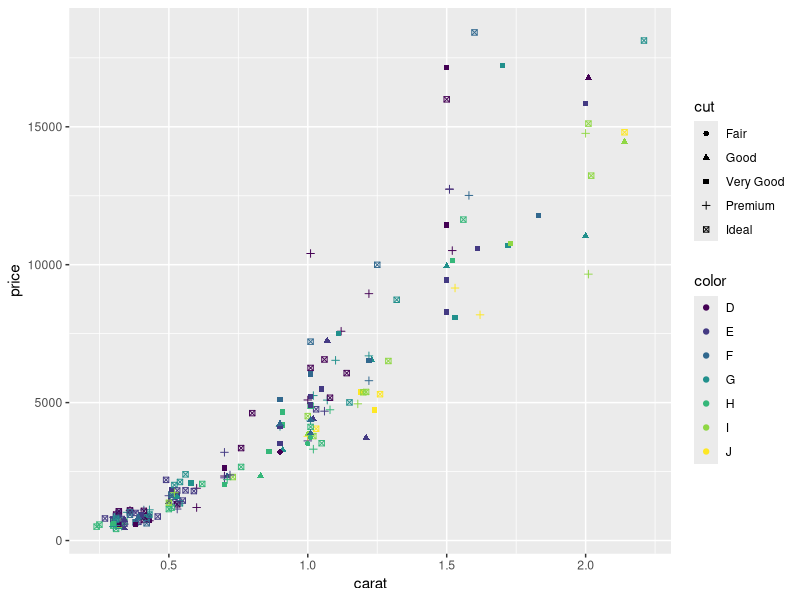
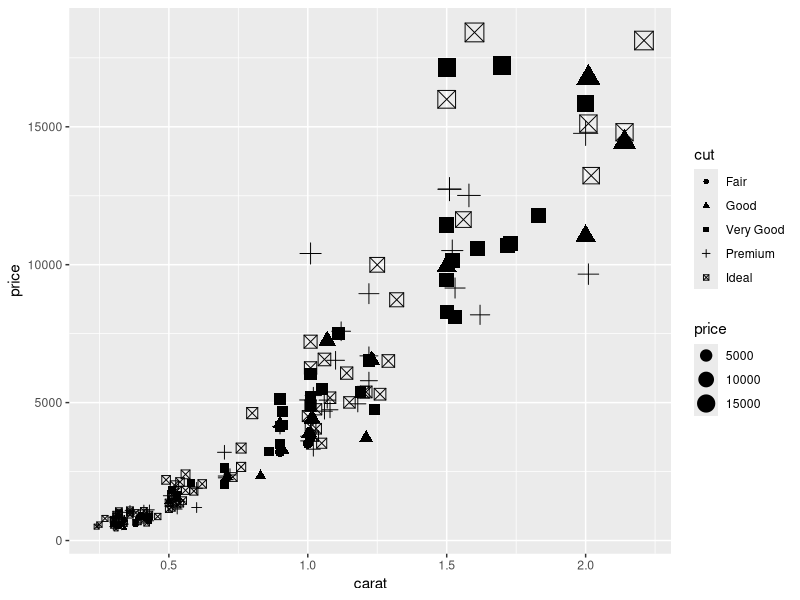
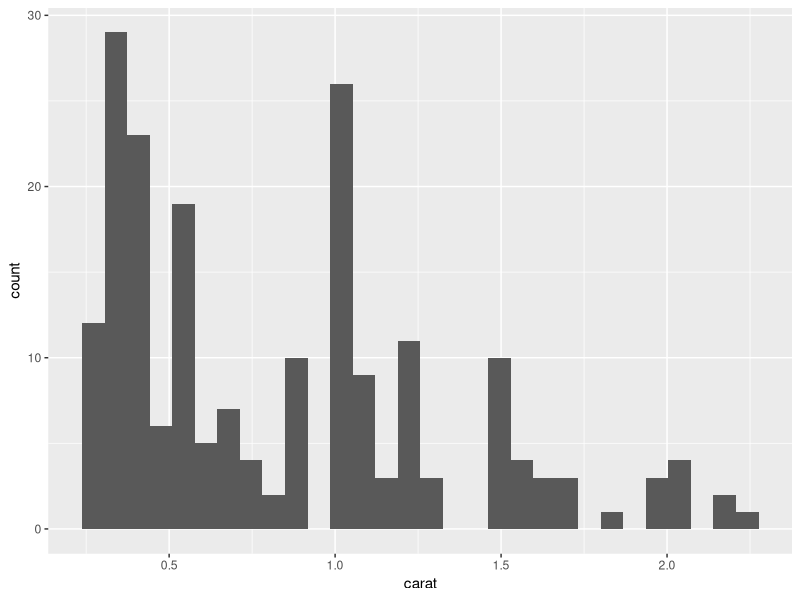
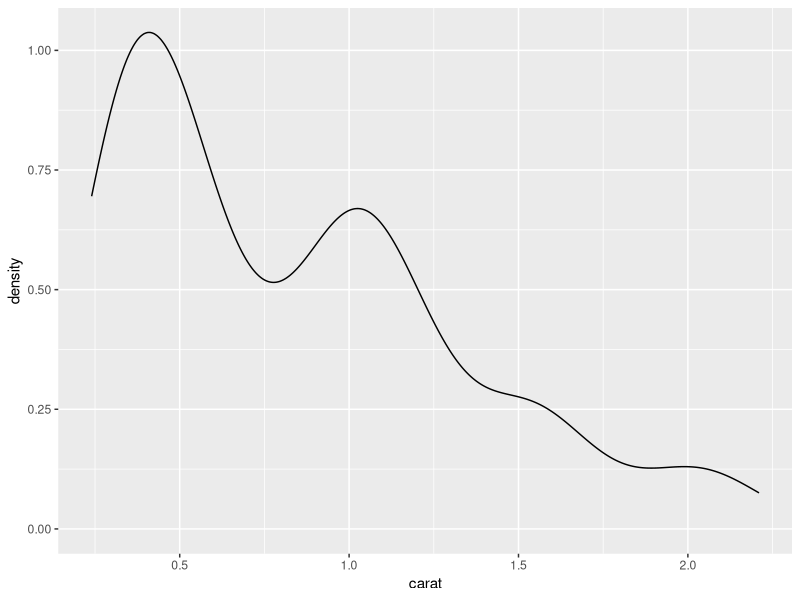
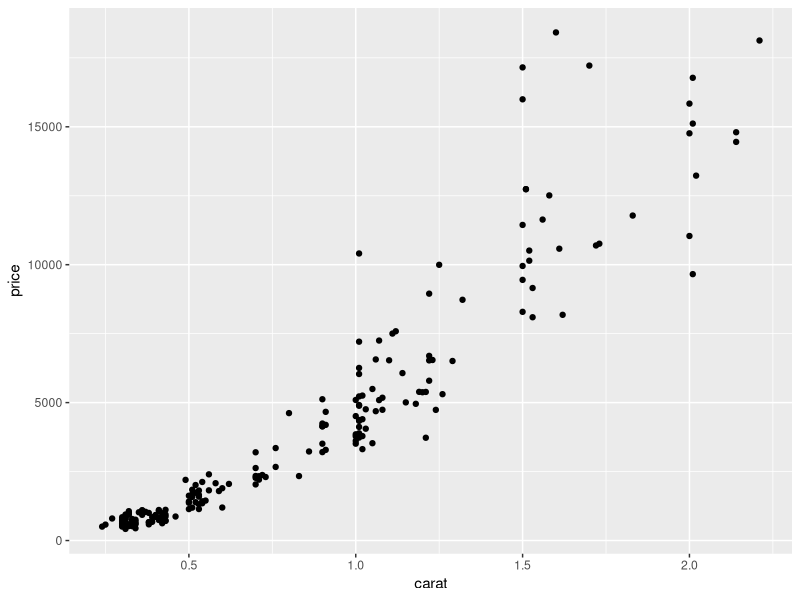
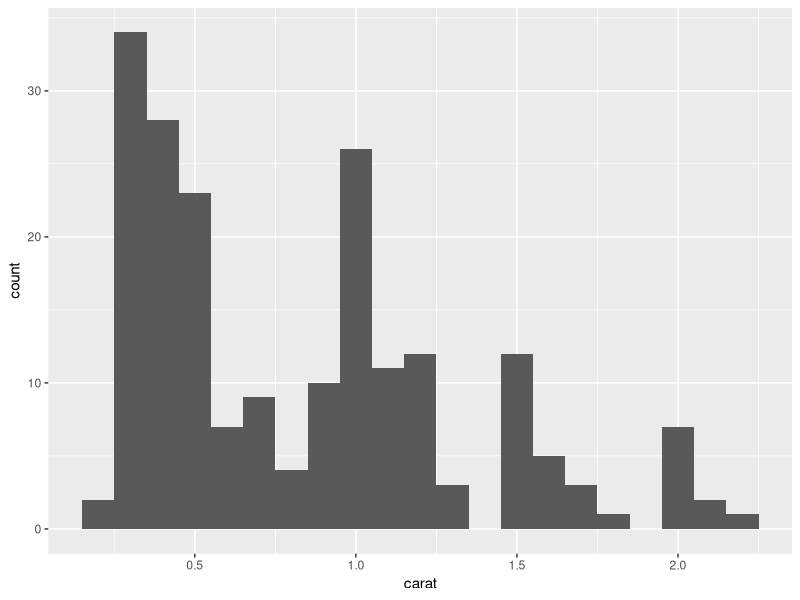
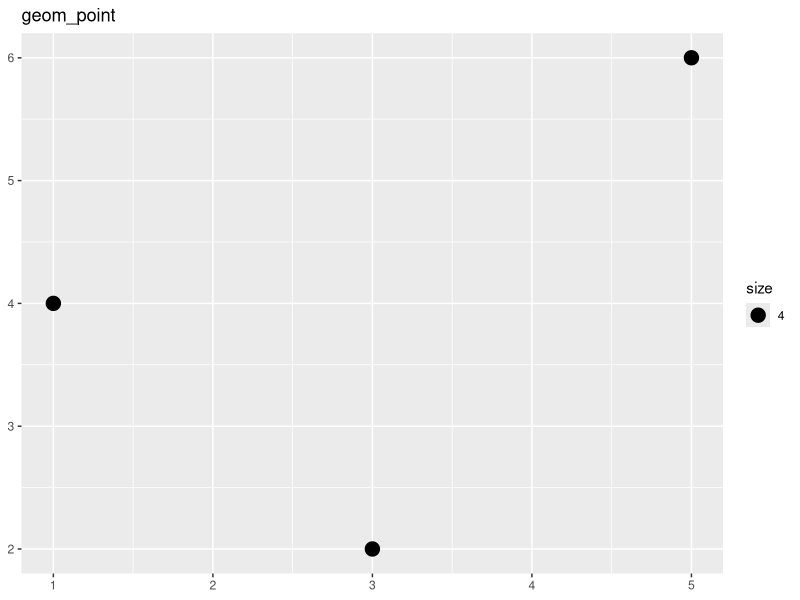
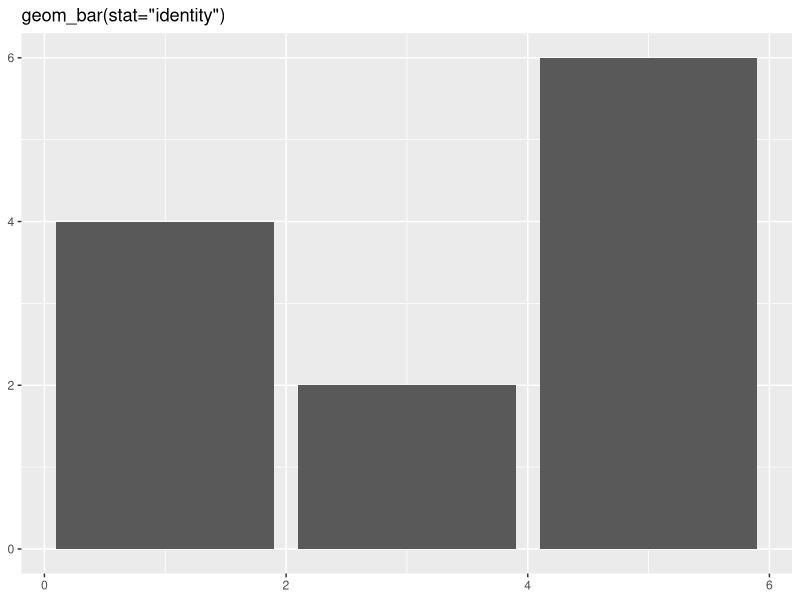

These charts were generated, in order, by the following R code:
## ---- chunk 1
library(ggplot2)
data(diamonds)
summary(diamonds)
## ---- chunk 2
5+5
## ---- chunk 3
height <- c(150, 160, 154, 140, 200)
class <- c("C", "A", "B", "A", "C")
id <- c(101, 102, 103, 104, 105)

roster <- data.frame(id = id,
                     class = class,
                     height_cm = height)
## ---- chunk 4
summary(diamonds[1:10,1])
diamonds[1:3,c("carat", "cut")]
diamonds[1:3,c(1, 3, 5)]
## ---- chunk 5
dsmall = diamonds[sample(nrow(diamonds),200),]
## ---- chunk 6
library(ggplot2)
## ---- chunk 7
ggplot(dsmall, aes(carat, price, shape=cut, color=color)) + geom_point()
## ---- chunk 8
ggplot(dsmall, aes(carat, price, shape=cut, size=price)) + geom_point()
## ---- chunk 9
p = ggplot(dsmall)
## ---- chunk 10
p1 = p + aes(x = carat)
## ---- chunk 11
p2 = p1 +  geom_histogram()
p2
## ---- chunk 12
p3 = p1 + geom_density()
p3
## ---- chunk 13
dbar = ggplot(dsmall, aes(x = carat, y = price)) + geom_point()
show(dbar)
## ---- chunk 14
dbar = ggplot(dsmall) + aes(x = carat) + 
  geom_histogram(binwidth = 0.1)
dbar
## ---- chunk 15
df <- data.frame(
x = c(3, 1, 5), y = c(2, 4, 6), label = c("a","b","c")
)
p <- ggplot(df, aes(x, y, label = label)) + xlab(NULL) + ylab(NULL)
## ---- chunk 16
p + geom_point() + ggtitle("geom_point") + aes(size=4)
## ---- chunk 17
p + geom_bar(stat="identity") + ggtitle("geom_bar(stat=\"identity\")")
## ---- chunk 18
p + geom_line() + labs(title = "geom_line")
## ---- chunk 19
p + geom_area() + labs(title = "geom_area")
## ---- chunk 20
p + geom_path() + labs(title = "geom_path")
## ---- chunk 21
p + geom_text() + labs(title = "geom_text")
## ---- chunk 22
p + geom_tile() + labs(title = "geom_tile")
## ---- chunk 23
p + geom_polygon() + labs(title = "geom_polygon")
## ---- chunk 24
p = ggplot(dsmall,aes(carat, price, color = color)) + geom_point()
show(p)
## ---- chunk 25
p = ggplot(diamonds, aes(clarity, fill=cut, color=cut))
p + geom_bar() + labs(title="Default for bar plots is to stack")
## ---- chunk 26
p + geom_bar(position="identity") + labs(title="Otherwise they hide each other")
## ---- chunk 27
p + geom_bar(position="fill") + labs(title="A fill shows percentages of each classification")
## ---- chunk 28
p + geom_bar(position="dodge") + labs(title="dodge puts the bars next to each other")
## ---- chunk 29
p = ggplot(diamonds, aes(x=factor(1), fill=cut))
p + geom_bar(width=1,position="fill") + coord_polar(theta="y") + labs(title="Fraction of sample with each quality of cut", ylab="")
## ---- chunk 30
p = ggplot(diamonds, aes(clarity, fill=cut, color=cut))
p + geom_bar(width=1) + coord_polar() + labs(title="Number of samples with each type of cut by level of clarity")
## ---- chunk 31
d <- ggplot(diamonds, aes(carat)) 
d + stat_bin(aes(ymax = ..count..), binwidth = 0.1, geom = "area")
## ---- chunk 32
d + stat_bin(aes(size = ..density..), binwidth = 0.1, geom = "point", position="identity")
## ---- chunk 33
d <- ggplot(diamonds, aes(carat)) + xlim(0, 3)
## ---- chunk 34
d + geom_histogram(aes(y=..density..), binwidth=0.25) + labs(title="Histograms")
d + geom_histogram(aes(y=..density..), binwidth=0.25, colour="black", fill="white") + labs(title="Histograms")
## ---- chunk 35
d + geom_density() + labs(title="Density-moving window")
## ---- chunk 36
d + geom_histogram(aes(y=..density..), binwidth=0.25) + labs(title="Histograms")
## ---- chunk 37
d + geom_histogram(aes(y=..density..), binwidth=0.25, colour="black", fill="white") + labs(title="Histograms")
## ---- chunk 38
d <- ggplot(diamonds, aes(x=color,y = carat))
## ---- chunk 39
d + geom_boxplot()
## ---- chunk 40
d + geom_violin() 
## ---- chunk 41
d <- ggplot(diamonds, aes(carat)) + xlim(0, 3)
## ---- chunk 42
d + geom_density() + labs(title="Density - Moving window")
## ---- chunk 43
d + stat_ecdf() + labs(title="Cumulative distribution")
## ---- chunk 44
d <- ggplot(diamonds, aes(x = carat, y = clarity))
d + geom_bin2d()
## ---- chunk 45
diamonds$price = as.numeric(diamonds$price)
d <- ggplot(diamonds, aes(x = carat, y = depth))
d + geom_density2d()
## ---- chunk 46
# Generate data
library(reshape2) # for melt
volcano3d <- melt(volcano)
names(volcano3d) <- c("x", "y", "z")
v <- ggplot(volcano3d, aes(x, y, z = z))
## ---- chunk 47
v + stat_contour()
## ---- chunk 48
v + stat_contour(bins=2)
## ---- chunk 49
v + stat_contour(bins=5)
## ---- chunk 50
v + stat_contour(binwidth=10)
## ---- chunk 51
v + stat_contour(binwidth=25)
## ---- chunk 52
t = ggplot(dsmall,aes(carat, price, color = color)) + geom_point()
## ---- chunk 53
show(t)
## ---- chunk 54
library(dplyr)
library(magrittr)
hogwartstudents <- data.frame(c("Cedric","Fred","George","Cho","Draco","Ginny"),
                       c(3,2,2,1,0,-1),
                       c("H", "G", "G", "R", "S", "G"))
names(hogwartstudents) <- c("name", "year", "house") # name the columns
## ---- chunk 55
hogwartstudents[hogwartstudents$house=="G",]
## ---- chunk 56
hogwartstudents %>% filter(house=='G')
## ---- chunk 57
hogwartstudents[order(hogwartstudents$year, hogwartstudents$name),]
## ---- chunk 58
hogwartstudents[order(hogwartstudents$house, hogwartstudents$name),c('name', 'house')]
## ---- chunk 59
hogwartstudents %>% select(name, house)
## ---- chunk 60
hogwartstudents %>% 
  group_by(house) %>%
  summarize(number=n())
## ---- chunk 61
hogwartstudents[sample(nrow(hogwartstudents),size = 3),]
## ---- chunk 62
# create a matrix of 10 rows x 2 columns
m <- matrix(c(1:10, 11:20), nrow = 10, ncol = 2)
# mean of the rows
apply(m, 1, mean)
# mean of the columns
apply(m, 2, mean)
# divide all values by 2
apply(m, 1:2, function(x) x/2)
## ---- chunk 63
library(reshape2)
#library(ggplot2) #loads reshape2 package
#data(diamonds)
#summary(diamonds)
aggregate(diamonds[,c(1, 7)], diamonds[,c(2,3)], mean)
## ---- chunk 64
maxcarat <- tapply(diamonds$carat, diamonds$color, max)
maxcarat
## ---- chunk 65
text = c("R is a free environment for statistical analysis",
 "It compiles and runs on a variety of platforms",
 "Visit the R home page for more information")
result = strsplit(text, " ")
result
typeof(result)
## ---- chunk 66
nwords = sapply(result, length)
nwords
